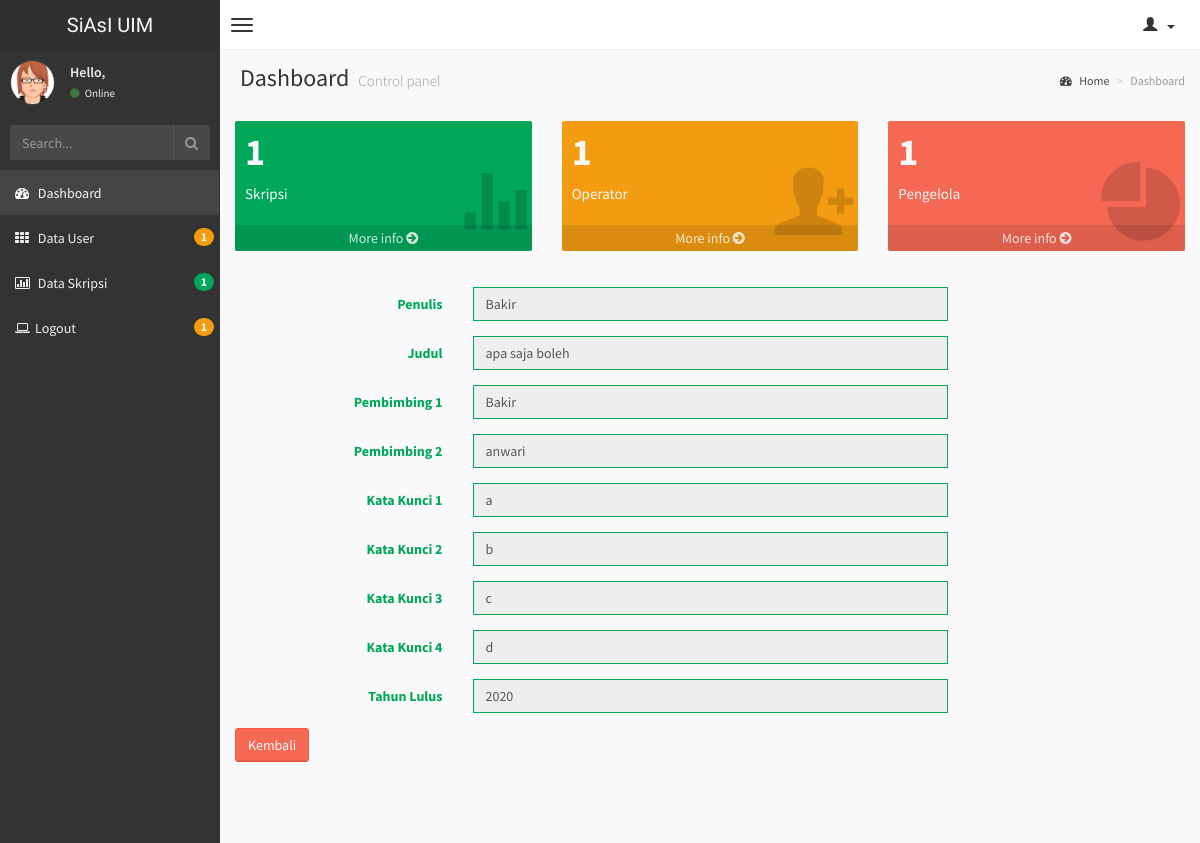
The app's page /index.php?p=skripsi&act=detil&id=1 (signed in) with its own data.
### tables this page shows
CREATE TABLE IF NOT EXISTS `dosen` (
  `id_dosen` int(10) NOT NULL AUTO_INCREMENT,
  `nama_dosen` varchar(100) NOT NULL,
  `tempat_lahir_dosen` varchar(100) NOT NULL,
  `tanggal_lahir_dosen` varchar(100) NOT NULL,
  `alamat` varchar(100) NOT NULL,
  `no_hp` varchar(100) NOT NULL,
  `id_fakultas` varchar(100) NOT NULL,
  `username_dosen` varchar(100) NOT NULL,
  `password_dosen` varchar(100) NOT NULL,
  `foto_dosen` varchar(100) NOT NULL,
  PRIMARY KEY (`id_dosen`)
);

CREATE TABLE IF NOT EXISTS `skripsi` (
  `id_skripsi` int(10) NOT NULL AUTO_INCREMENT,
  `id_penulis` varchar(100) NOT NULL,
  `judul` varchar(100) NOT NULL,
  `pembimbing1` varchar(100) NOT NULL,
  `pembimbing2` varchar(100) NOT NULL,
  `kata_kunci1` varchar(100) NOT NULL,
  `kata_kunci2` varchar(100) NOT NULL,
  `kata_kunci3` varchar(100) NOT NULL,
  `kata_kunci4` varchar(100) NOT NULL,
  `tahun_lulus` varchar(100) NOT NULL,
  `file_skripsi` varchar(100) NOT NULL,
  `level` int(10) NOT NULL,
  PRIMARY KEY (`id_skripsi`)
);

### skripsi.php (the view, shortened to what this page needs)
<?php
switch($_GET[act]){
?>
<?php
  case "detil":
  $edit=mysql_query("SELECT * FROM skripsi where id_skripsi='$_GET[id]'");
  $r=mysql_fetch_array($edit);
  $id_penulis=$r['id_penulis'];
  $pembimbing1=$r['pembimbing1'];
  $pembimbing2=$r['pembimbing2'];
  $edit7=mysql_query("SELECT * FROM dosen where id_dosen='$pembimbing1'");
  $r7=mysql_fetch_array($edit7);
$nama_pembimbing1=$r7['nama_dosen'];
  $edit8=mysql_query("SELECT * FROM dosen where id_dosen='$pembimbing2'");
  $r8=mysql_fetch_array($edit8);
$nama_pembimbing2=$r8['nama_dosen'];
$levelnya=$r['level'];
if ($levelnya==2){
  $edit6=mysql_query("SELECT * FROM dosen where id_dosen='$id_penulis'");
  $r6=mysql_fetch_array($edit6);
  $nama_penulis=$r6['nama_dosen'];
}
?>
<div class="input-states">
<form class="form-horizontal" action="" method="POST" enctype="multipart/form-data">
    <div class="form-group has-success">
        <div class="row">
            <label class="col-sm-3 control-label">Penulis</label>
                <div class="col-sm-6">
                    <input type="text" class="form-control" name="id_penulis" value="<?php echo $nama_penulis;?>" readonly>
                </div>
        </div>
    </div>
    <div class="form-group has-success">
        <div class="row">
            <label class="col-sm-3 control-label">Judul</label>
                <div class="col-sm-6">
                    <input type="text" class="form-control" name="judul" value="<?php echo $r['judul'];?>" readonly>
                </div>
        </div>
    </div>
	<div class="form-group has-success">
        <div class="row">
            <label class="col-sm-3 control-label">Pembimbing 1</label>
                <div class="col-sm-6">
                    <input type="text" class="form-control" name="pembimbing1" value="<?php echo $nama_pembimbing1;?>" readonly>
                </div>
        </div>
    </div>
	<div class="form-group has-success">
        <div class="row">
            <label class="col-sm-3 control-label">Pembimbing 2</label>
                <div class="col-sm-6">
                    <input type="text" class="form-control" name="pembimbing2" value="<?php echo $nama_pembimbing2;?>" readonly>
                </div>
        </div>
    </div>
	<div class="form-group has-success">
        <div class="row">
            <label class="col-sm-3 control-label">Kata Kunci 1</label>
                <div class="col-sm-6">
                    <input type="text" class="form-control" name="kata_kunci1" value="<?php echo $r['kata_kunci1'];?>" readonly>
                </div>
        </div>
    </div>
	<div class="form-group has-success">
        <div class="row">
            <label class="col-sm-3 control-label">Kata Kunci 2</label>
                <div class="col-sm-6">
                    <input type="text" class="form-control" name="kata_kunci2" value="<?php echo $r['kata_kunci2'];?>" readonly>
                </div>
        </div>
    </div>
	<div class="form-group has-success">
        <div class="row">
            <label class="col-sm-3 control-label">Kata Kunci 3</label>
                <div class="col-sm-6">
                    <input type="text" class="form-control" name="kata_kunci3" value="<?php echo $r['kata_kunci3'];?>" readonly>
                </div>
        </div>
    </div>
	<div class="form-group has-success">
        <div class="row">
            <label class="col-sm-3 control-label">Kata Kunci 4</label>
                <div class="col-sm-6">
                    <input type="text" class="form-control" name="kata_kunci4" value="<?php echo $r['kata_kunci4'];?>" readonly>
                </div>
        </div>
    </div>
	<div class="form-group has-success">
        <div class="row">
            <label class="col-sm-3 control-label">Tahun Lulus</label>
                <div class="col-sm-6">
                    <input type="text" class="form-control" name="tahun_lulus" value="<?php echo $r['tahun_lulus'];?>" readonly>
                </div>
        </div>
    </div>
    <div class="form-actions">
        <a onclick=self.history.back() ><button type='button' class='btn btn-danger'>Kembali</button></a>
    </div>
</form>
<?php
    break;
?>
<?php
	}
	?>

### css/AdminLTE.css (style rules this page uses)
html, body { overflow-x: hidden!important; font-family: 'Source Sans Pro', sans-serif; -webkit-font-smoothing: antialiased; min-height: 100%; background: #f9f9f9; }
a { color: #3c8dbc; }
.form-control { -webkit-border-radius: 0px !important; -moz-border-radius: 0px !important; border-radius: 0px !important; box-shadow: none; }
.form-group.has-success label { color: #00a65a; }
.form-group.has-success .form-control { border-color: #00a65a !important; box-shadow: none; }
.btn { font-weight: 500; -webkit-border-radius: 3px; -moz-border-radius: 3px; border-radius: 3px; border: 1px solid transparent; -webkit-box-shadow: inset 0px -2px 0px 0px rgba(0, 0, 0, 0.09); -moz-box-shadow: inset 0px -2px 0px 0px rgba(0, 0, 0, 0.09); box-shadow: inset 0px -1px 0px 0px rgba(0, 0, 0, 0.09); }
.btn.btn-danger { background-color: #f56954; border-color: #f4543c; }

### records on screen
dosen: id_penulis "Bakir", pembimbing1 "Bakir"
skripsi: judul "apa saja boleh", kata_kunci1 "a", kata_kunci2 "b", kata_kunci3 "c", kata_kunci4 "d", tahun_lulus "2020"
dosen: pembimbing2 "anwari"

### other values on screen
$jumlah_user "1"
$jumlah_skripsi "1"
$jumlah_mahasiswa "1"
